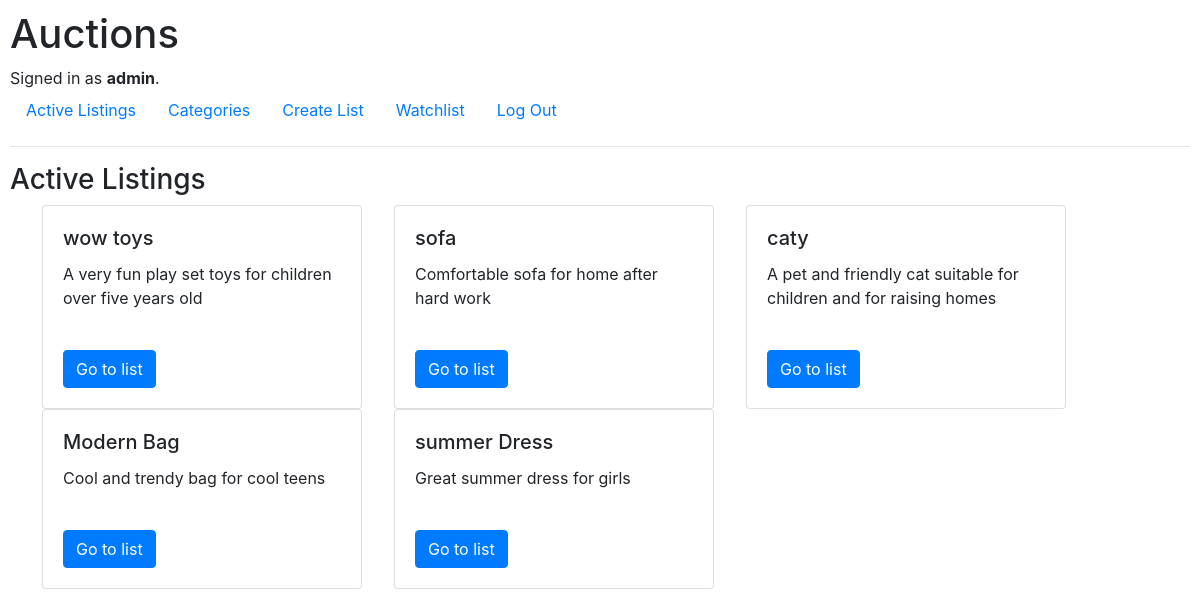
The page / (signed in) on the database its author committed.
### auctions/models.py (models this page shows, shortened)
class User(AbstractUser):
    pass

class Listing(models.Model):
    title = models.CharField(max_length=40)
    description = models.CharField(max_length=500)
    imageURL = models.CharField(max_length=4000 , blank=True, null=True)
    price = models.ForeignKey(Bid, on_delete=models.CASCADE, blank=True, null=True, related_name="pricebid")
    isActive = models.BooleanField(default=True)
    owner = models.ForeignKey( User, on_delete=models.CASCADE, blank=True, null=True, related_name="user")
    category = models.ForeignKey( Category, on_delete=models.CASCADE, blank=True, null=True, related_name="category")
    watchlist = models.ManyToManyField(User, blank=True, null=True, related_name="listingWatchList")

### auctions/views.py (the view)
# urls.py: path("", views.index, name="index"),
def index(request):
    activeListings = Listing.objects.filter(isActive=True)
    categories = Category.objects.all()
    return render(request, "auctions/index.html", {
        'activeListings': activeListings,
        'categories': categories})

### auctions/templates/auctions/index.html (shortened to what this page needs)
{% extends "auctions/layout.html" %}
{% block body %}
<h3> Active Listings </h3>
<div class="row mx-3">
    {% for list in activeListings %}
    {% if list.isActive %}
    <div class="card mx-3" style="width: 20rem;">
        <div class="card-body">
            <h5 class="card-title">{{list.title}}</h5>
            <p class="card-text">{{list.description}}</p>
            <br>
            <a href="listing/{{list.id}}" class="btn btn-primary">Go to list</a>
        </div>
    </div>
    {% endif %}
    {% endfor %}
</div>
{% endblock %}

### auctions/templates/auctions/layout.html (shortened to what this page needs)
{% load static %}
<!DOCTYPE html>
<html lang="en">
    <head>
        <link rel="stylesheet" href="https://stackpath.bootstrapcdn.com/bootstrap/4.4.1/css/bootstrap.min.css">
        <link href="{% static 'auctions/styles.css' %}" rel="stylesheet">
    </head>
    <body>
        <h1>Auctions</h1>
        <div>
            {% if user.is_authenticated %}
                Signed in as <strong>{{ user.username }}</strong>.
            {% else %}
                Not signed in.
            {% endif %}
        </div>
        <ul class="nav">
            <li class="nav-item">
                <a class="nav-link" href="{% url 'index' %}">Active Listings</a>
            </li>
            {% if user.is_authenticated %}
            <li class="nav-item">
                <a class="nav-link" href="{% url 'categories' %}">Categories</a>
            </li>
            <li class="nav-item">
                <a class="nav-link" href="{% url 'create' %}">Create List</a>
            </li>
            <li class="nav-item">
                <a class="nav-link" href="{% url 'watchlist' %}">Watchlist</a>
            </li>
                <li class="nav-item">
                    <a class="nav-link" href="{% url 'logout' %}">Log Out</a>
                </li>
            {% endif %}
        </ul>
        <hr>
        {% block body %}
        {% endblock %}
    </body>
</html>

### auctions/static/auctions/styles.css (style rules this page uses)
body { padding: 10px; }

### rows shown on the page
User: username "admin"
Listing: title "wow toys", description "A very fun play set toys for children over five years old"
Listing: title "sofa", description "Comfortable sofa for home after hard work"
Listing: title "caty", description "A pet and friendly cat suitable for children and for raising homes"
Listing: title "Modern Bag", description "Cool and trendy bag for cool teens"
Listing: title "summer Dress", description "Great summer dress for girls"
